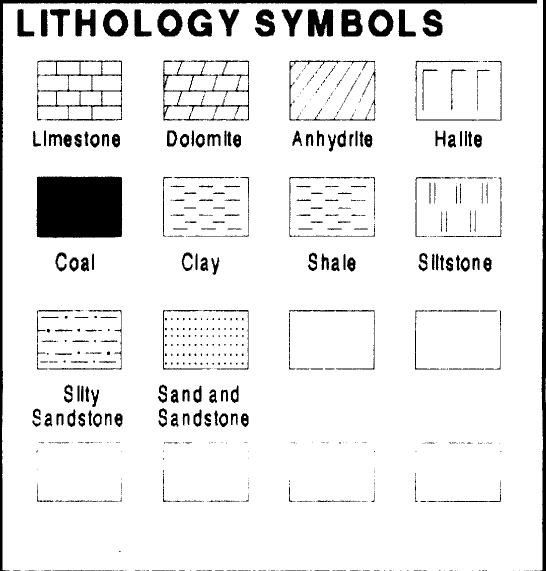
#> input picture extracting_pattern/legend.png, 1092 x 1142 px (shown at 1/2 size)
$ python -i legend_extractor.py   (imports and definitions only)
#> lines starting #> are read from the running program, lines starting #| are printed output that depends on the picture; after the words box and inside, x2 and y2 are one past the last pixel; in counts of white or black regions, pixels touching at a corner belong together
#> further down, picture is the input picture: shape (1142, 1092, 3); 91.5% white; 720 black regions (468 under 20 px), largest, box (x1, y1, x2, y2) and area: (73, 353, 245, 476) 20660, (0, 0, 1075, 1142) 13217, (1080, 0, 1092, 1142) 7682
import cv2
import numpy as np


class LegendExtractor:

    def extract_boxes(self, legend_img):

        gray = cv2.cvtColor(
            legend_img,
            cv2.COLOR_BGR2GRAY
        )

        # Edge detection
        edges = cv2.Canny(
            gray,
            50,
            150
        )
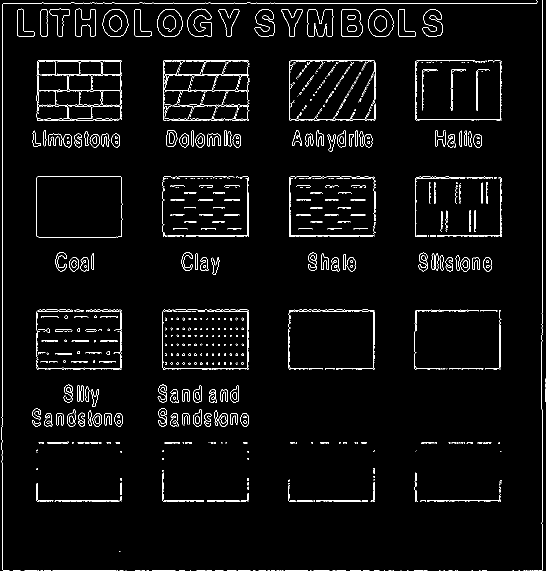
#> edges: shape (1142, 1092) (shown at 1/2 size); 3% white in thin lines or dots

        contours, _ = cv2.findContours(
            edges,
            cv2.RETR_LIST,
            cv2.CHAIN_APPROX_SIMPLE
        )
#> contours = 1746 contours, 1488 with area under 20; largest, box (x1, y1, x2, y2) and area: (72, 352, 245, 476) 20612, (72, 352, 245, 476) 20612, (314, 18, 365, 73) 2223, (205, 18, 257, 73) 2212, (736, 18, 787, 73) 2210

        results = []

        for contour in contours:

            perimeter = cv2.arcLength(
                contour,
                True
            )

            approx = cv2.approxPolyDP(
                contour,
                0.03 * perimeter,
                True
            )

            # Must look like a rectangle
            if len(approx) != 4:
                continue

            x, y, w, h = cv2.boundingRect(
                approx
            )

            area = w * h

            # Ignore tiny shapes
            if area < 3000:
                continue

            # Ignore whole legend
            if area > (
                legend_img.shape[0]
                * legend_img.shape[1]
                * 0.25
            ):
                continue

            aspect = w / h

            # Your symbol boxes are wider than tall
            if aspect < 1.2:
                continue

            if aspect > 3.5:
                continue

            results.append({
                "bbox": (x, y, w, h),
                "image": legend_img[
                    y:y+h,
                    x:x+w
                ]
            })
#> this loop made 1746 passes
#> perimeter on passes 6, 13, 18: 20.97, 22.97, 17.31
#> after the loop, results = 4 items

        # Remove duplicate rectangles
        filtered = []

        for candidate in results:

            x1, y1, w1, h1 = candidate["bbox"]

            duplicate = False

            for existing in filtered:

                x2, y2, w2, h2 = existing["bbox"]

                if (
                    abs(x1 - x2) < 5 and
                    abs(y1 - y2) < 5 and
                    abs(w1 - w2) < 5 and
                    abs(h1 - h2) < 5
                ):
                    duplicate = True
                    break

            if not duplicate:
                filtered.append(candidate)
#> this loop made 4 passes
#> (x1, y1, w1, h1) on passes 1 to 4: (578, 620, 171, 119), (874, 368, 127, 104), (73, 353, 171, 121), (73, 353, 170, 121)
#> after the loop, filtered = 3 items

        filtered.sort(
            key=lambda b: (
                b["bbox"][1],
                b["bbox"][0]
            )
        )

        return filtered

>>> import cv2
>>> picture = cv2.imread('legend.png')
>>> result = LegendExtractor().extract_boxes(picture)
#> result = 3 items
